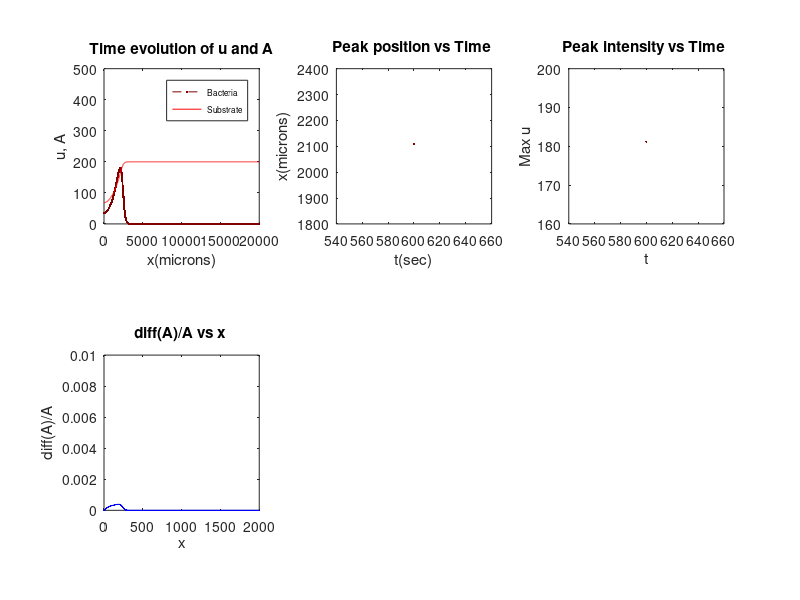

The MATLAB source for this figure: (Note: this script raises an error after producing the figure.)
% This code is for checking out single trajectories given a set of TB for two phenotypes.
% We can plot bacteria density (u) , Substrate (A) and gradient vs space and time, postion and intensity of
% peak of the wave vs time, the number density in the peak vs time with a linear consumption
% function.
%%
clear all;
close all;
%  dCWBias=0.1; CWBias=0.01:dCWBias:0.99;P = lognpdf(CWBias,log(0.3),0.3)/sum(lognpdf(CWBias,log(0.3),0.3))/dCWBias;

CWBias=[0.1 0.1]; % TB for two phenotypes
P=[0.5 0.5];      % Prop for two phenotypes
% Grid size
dt=0.05;    %s
dx=10;      %um
%plot(CWBias,P)

%% calculate the chemotactic coefficients based on the PLOS Comp.
g1=40;g2=40;
Kd      =  3.06;
w       =  1.3;
Yp=g2*Kd./(g2-g1/2+log(1./CWBias-1))-Kd;
deltaG  =  g1/4-g2/2*(Yp./(Kd+Yp));
lambdaT   =  w*exp(deltaG);
lambdaR  =  w*exp(-deltaG);
CWBias  =  ((lambdaR)./((lambdaT)+(lambdaR)));
alpha=6;
a=Yp/alpha;
Drot=0.062*2;
tauR=1./(Drot+lambdaR);
v=30;
Diff=v^2*(1-CWBias).*tauR/3*(1-0.1)/(1);
lambdaRdiff=-(lambdaR).*a.*(a-1).*(alpha*g2*Kd)./(2*(Kd+alpha*a).^2);
tau=20.8*exp(-5.86*CWBias)/2;
%tau=5;
N=6;
ki=v^2*N*tau.*(lambdaRdiff./(1+lambdaR./lambdaT)./(lambdaR*(1-0.1)+Drot))./(1+tau.*(lambdaR+Drot))/3*(1-0.1);
%%
Ki=3;      %uM
Ka=1000;    %uM
Asp=200;   %initial Asp conc in units of uM
L=20000/dx; %position
LX=0:dx:(L*dx-dx);
u=zeros(round(L),length(CWBias)); % bacteria variable
Drho=ones(round(L),1)*Diff/dx^2;  % diffusion constant for bacteria
A=ones(round(L),1)*Asp; %Substrate variable
T=200*60/dt; % time

% diffusion constant for substrate
%Dn=500/dx^2;
Dn=0;

% Consumption function
%G0=1/6.8;% 10uM/min for OD 1 cells.
%G0= log(2)/10;
G0=(log(2)/500);

%Parameters for initial distribution of bacteria
DL=1500/dx; V=600/dx; % Width for initial distribution for bacteria
ux=zeros(); % inital bacteria value
tot=zeros(); % variable to store number of cells in a peak
for x=1:round(DL)
    ux(x)=exp(-(x)^2/V^2); % initial distribution of bacteria
end
u(2:round(DL)+1,:)=ux'*P*500;   % populate initial bacteria value
u(1,:)=u(2,:);
%u(2:round(DL)+1,:)=ux'*P*500;%*dCWBias; %unit is OD1,~5*dx cells in
%600um*10um*dx
sum(sum(u(2:end-1,:))) % total density to check the conservation of cells. Note: for number of cells, multiply by dx

% Parameters for the peak
index=nan(1,2); % index position values for the peak
value= nan(1,2); % max value of  the peak

ua=u;ub=u;uc=u;ud=u;Aa=A;Ab=A;Ac=A;Ad=A;
%%
onemaxtrix=ones(1,length(CWBias));
% Empty matrices to plot
h0=[];h1=[];h2=[];h3=[];h4=[];h5=[];
tempT=zeros();
pos=nan(T,1); % Positon of total
pos1=nan(T,1); % position of first pheno
pos2=nan(T,1); %position of second pheno
TotU=nan(T,1); % total density of total
TotU1=nan(T,1); % total density of first pheno
TotU2=nan(T,1); % total density of second pheno
i=0;
g=u;
A1=A;

% for making a gif
%figure(1), hold on;
figure
filename = 'TB1_simple1.gif';


for t=1:T
    % Doing R-K integration scheme
    
    u1=u;A1=A;
    
    %Nonlinear consumption function
    %Gamma1=G0*sum(u1')'.*(0+1./(1+(sum(u1')'/10).^3))./(1+1./A1);
    %Gamma1=G0*sum(u1')'./(1+0.5./A1);
    %Gamma1=G0*sum(u1,2).*(1+(0.2/20)*sum(u1,2))./(1+(1/20).*sum(u1,2))./(1+0.5./A1);
    
    A1(A1<0)=0;                      %  Disallowing non zero values of A
    Gamma1=G0.*(A1>0.001).*sum(u1')'; % linear consumption function with threshold
    
    
    f=log(A1)*ki;          %linear receptor
%     f(f<0)=0;              %  Disallowing non zero values of f
    %f=log((1+A1/Ki)./(1+A1/Ka))*ki;   % nonlinear receptor
    
    
    g(2:end-1,:)=u1(2:end-1,:).*(f(3:end,:)-f(1:end-2,:))/2/dx;   g(1,:)=-g(2,:);g(end,:)=-g(end-1,:);
    ua(2:end-1,:)=-u1(2:end-1,:).*(2*Drho(2:end-1,:))+Drho(2:end-1,:).*(u1(1:end-2,:)+u1(3:end,:))-(g(3:end,:)-g(1:end-2,:))/2/dx;
    Aa(2:end-1)=-A1(2:end-1)*(2*Dn)+Dn*(A1(1:end-2)+A1(3:end))-Gamma1(2:end-1);
    
    Aa(1)=Aa(2); Aa(end)=Aa(end-1);
    ua(1,:)=ua(2,:);ua(end,:)=ua(end-1,:);
    
    %%
    u1=u+ua*dt/2;A1=A+Aa*dt/2;
    A1(A1<0)=0;
    Gamma1=G0.*(A1>0.001).*sum(u1')';
    
    
    f=log(A1)*ki;
%     f(f<0)=0;
    %f=log((1+A1/Ki)./(1+A1/Ka))*ki;
    g(2:end-1,:)=u1(2:end-1,:).*(f(3:end,:)-f(1:end-2,:))/2/dx;g(1,:)=-g(2,:);g(end,:)=-g(end-1,:);
    ub(2:end-1,:)=-u1(2:end-1,:).*(2*Drho(2:end-1,:))+Drho(2:end-1,:).*(u1(1:end-2,:)+u1(3:end,:))-(g(3:end,:)-g(1:end-2,:))/2/dx;
    Ab(2:end-1)=-A1(2:end-1)*(2*Dn)+Dn*(A1(1:end-2)+A1(3:end))-Gamma1(2:end-1);
    
    Ab(1)=Ab(2); Ab(end)=Ab(end-1);
    ub(1,:)=ub(2,:);ub(end,:)=ub(end-1,:);
    %%
    u1=u+ub*dt/2;A1=A+Ab*dt/2;
    A1(A1<0)=0;
    Gamma1=G0.*(A1>0.001).*sum(u1')';
    
    
    f=log(A1)*ki;
%     f(f<0)=0;
    %    f=log((1+A1/Ki)./(1+A1/Ka))*ki;
    g(2:end-1,:)=u1(2:end-1,:).*(f(3:end,:)-f(1:end-2,:))/2/dx;g(1,:)=-g(2,:);g(end,:)=-g(end-1,:);
    uc(2:end-1,:)=-u1(2:end-1,:).*(2*Drho(2:end-1,:))+Drho(2:end-1,:).*(u1(1:end-2,:)+u1(3:end,:))-(g(3:end,:)-g(1:end-2,:))/2/dx;
    Ac(2:end-1)=-A1(2:end-1)*(2*Dn)+Dn*(A1(1:end-2)+A1(3:end))-Gamma1(2:end-1);
    Ac(1)=Ac(2);
    Ac(end)=Ac(end-1);
    uc(1,:)=uc(2,:);uc(end,:)=uc(end-1,:);
    
    %%
    u1=u+uc*dt;A1=A+Ac*dt;
    A1(A1<0)=0;
    Gamma1=G0.*(A1>0.001).*sum(u1')';
    
    
    f=log(A1)*ki;
    f(f<0)=0;
    %    f=log((1+A1/Ki)./(1+A1/Ka))*ki;
    
    g(2:end-1,:)=u1(2:end-1,:).*(f(3:end,:)-f(1:end-2,:))/2/dx;g(1,:)=-g(2,:);g(end,:)=-g(end-1,:);
    ud(2:end-1,:)=-u1(2:end-1,:).*(2*Drho(2:end-1,:))+Drho(2:end-1,:).*(u1(1:end-2,:)+u1(3:end,:))-(g(3:end,:)-g(1:end-2,:))/2/dx;
    Ad(2:end-1)=-A1(2:end-1)*(2*Dn)+Dn*(A1(1:end-2)+A1(3:end))-Gamma1(2:end-1);
    Ad(1)=Ad(2); Ad(end)=Ad(end-1);
    ud(1,:)=ud(2,:);ud(end,:)=ud(end-1,:);
    %%
    
    u=u+1/6*(ua+2*ub+2*uc+ud)*dt;
    A=A+1/6*(Aa+2*Ab+2*Ac+Ad)*dt;
    A(1)=A(2); A(end)=A(end-1);g(1,:)= -g(2,:);g(end,:)=-g(end-1,:);
    u(1,:)=u(2,:);u(end,:)=u(end-1,:);
    A(A<0)=0;
    
    %Plotting every 10 mins
    
    if (mod(t,600/dt)==0 && t> 6000)
        i=i+1;
        %         if ~isempty(h1) && ~isempty(h2) && ~isempty(h3)&& ~isempty(h4)
        %             delete(h1);delete(h2);delete(h3);delete (h4);
        %         end
        
        if  ~isempty(h3)&& ~isempty(h4)
            delete(h3);delete(h4);
        end
        
        %plot u, A profiles
        subplot(2,3,1)
        %h1=plot(LX,u(:,1),'.-','MarkerSize',1,'Color',[0 0.7 0]); hold on;
        %h2= plot(LX,u(:,2),'.-','MarkerSize',1,'Color',[0 0 1]); hold on;
        %h2= plot(diff(LX),diff(A),'.-','MarkerSize',1,'Color',[0 0 1]); hold on;
        h4 = plot(LX,sum(u,2),'.--','MarkerSize',5,'Color',[0.5 0 0]); hold on;
        h3=plot(LX,A,'r');
        
        
        
        %finding maxima for the peak to plot peak position later
        [pks1, loc1]=findpeaks(u(:,1));
        [pks2, loc2]=findpeaks(u(:,2));
        [pks, loc]= findpeaks(sum(u,2));
        
        
        % If multiple peak posotion are returned, then pick the last one as
        % that is the actual wave; if no peak posotions are returned then
        % origin in the 'peak' position
        if ~isempty(loc1)
            index(:,1)=loc1(end);
            value(:,1)= pks1(end);
        else
            index(:,1)=1;
            value(:,1)= max(u(:,1));
        end
        
        if ~isempty(loc2)
            index(:,2)=loc2(end);
            value(:,2)= pks2(end);
        else
            index(:,2)=1;
            value(:,2)= max(u(:,2));
        end
        
        if ~isempty(loc)
            ind3=loc(end);
            val3= pks(end);
        else
            ind3=1;
            val3= max(sum(u,2));
        end
        
        xlim([0 L*dx]);ylim([0 500]);
        xlabel('x(microns)');
        ylabel('u, A');
        title('Time evolution of u and A');
        %legend({'LowTB','HighTB','Total'},'Location','northeast','FontSize',6);
        legend({'Bacteria','Substrate'},'Location','northeast','FontSize',6);
        axis square;
        box on;
        drawnow;
        
        
        
        
        % Storing the peak posistion values
        tempT(i)=t;
        pos1(t)= index(:,1)*dx;
        pos2(t)= index(:,2)*dx;
        pos(t)= ind3*dx;
        
        %Plot peak position vs time by using maxima for the peak
        subplot(2,3,2)
        %   plot(t*dt,index(:,1)*dx,'.','MarkerSize',5,'Color',[0,0.7,0]),hold on
        %    plot(t*dt,index(:,2)*dx,'.','MarkerSize',5,'Color',[0,0,1]),hold on
        plot(t*dt,ind3*dx,'.','MarkerSize',5,'Color',[0.5,0,0]),hold on;
        xlabel('t(sec)');
        ylabel('x(microns)');
        title('Peak position vs Time ')
        %  legend({'LowTB','HighTB','Total'},'Location','northeast','FontSize',6);
        axis square;
        box on
        drawnow;
        
        %Plot peak intensity vs time by finding maxima for the peak
        subplot(2,3,3)
        %    h2= plot(diff(A),'.-','MarkerSize',1,'Color',[0 0 1]); hold on;
        %    plot(t*dt,value(:,1),'.','MarkerSize',5,'Color',[0,0.7,0]),hold on;
        %  plot(t*dt,value(:,2),'.','MarkerSize',5,'Color',[0,0,1]),hold on;
        plot(t*dt,val3,'.','MarkerSize',5,'Color',[0.5,0,0]),hold on;
        xlabel('t');
        ylabel('Max u');
        title('Peak intensity vs Time ')
        %  legend({'LowTB','HighTB','Total'},'Location','northeast','FontSize',6);
        axis square;
        box on
        drawnow;
        
        if ~isempty(h5)
            delete(h5);
        end
        
        %Plot gradient vs time
        subplot(2,3,4)
        h5= plot(diff(A)./(dx*(A(1:end-1)+A(2:end)/2)),'.-','MarkerSize',1,'Color',[0 0 1]); hold on;
        xlabel('x');
        ylabel('diff(A)/A');
        title('diff(A)/A vs x ')
        xlim([0 L]);ylim([0 0.01]);
        % legend({'LowTB','HighTB','Total'},'Location','northeast','FontSize',6);
        axis square;
        box on
        drawnow;
        
        
        
        
        % The next section is to figure out how many cells are in the wave.
        % One has to determine how to 'choose' what is the wave. If there
        % is a single peak, then density in the wave is the total number of 
        % cells. In case of multiple waves, finding the number of cells in 
        % between the last two minimas would be the way to go. 
        
        Data=sum(u,2);
        DataInv = 1.01*max(Data) - Data;
        [Min,MinIdx] = findpeaks(DataInv);
        
        % for a single wave; total number of cells
        TotU(t)=sum(Data(2:end-1));
        TotU1(t)=sum(u(2:end-1,1));
        TotU2(t)=sum(u(2:end-1,2));
        
        % for multiple wave; the number of cells within the last two minima
        %         if ~isempty(MinIdx)
        %             Min = Data(MinIdx(1));
        %             TotU(t)=sum(Data(MinIdx(1):end-1));
        %             TotU1(t)=sum(u(MinIdx(1):end-1,1));
        %             TotU2(t)=sum(u(MinIdx(1):end-1,2));
        %         else
        %             TotU(t)=0;
        %             TotU1(t)=0;
        %             TotU2(t)=0;
        %             TotU(t)=sum(Data(1:end));
        %             TotU1(t)=sum(u(1:end,1));
        %             TotU2(t)=sum(u(1:end,2));
        %             TotU(t)=sum(Data(2:end-1));
        %             TotU1(t)=sum(u(2:end-1,1));
        %             TotU2(t)=sum(u(2:end-1,2));
        %         end
        
        
        %Plotting the total density for cells in the wave
        subplot(2,3,5)
        %plot(t*dt,TotU1(t),'.','MarkerSize',5,'Color',[0,0.7,0]),hold on;
        %plot(t*dt,TotU2(t),'.','MarkerSize',5,'Color',[0,0,1]),hold on;
        plot(t*dt,TotU(t),'.','MarkerSize',5,'Color',[0.5,0,0]),hold on;
        xlabel('t');
        ylabel('Bacteria density');
        title('Peak Density vs Time ')
        % legend({'LowTB','HighTB','Total'},'Location','northeast','FontSize',6);
        axis square;
        box on
        drawnow;
        %
        
        subplot(2,3,6)
        % to plot peak intensity vs time
        % plot(t*dt,value(:,1),'.','MarkerSize',5,'Color',[0,0.7,0]),hold on;
        % plot(t*dt,value(:,2),'.','MarkerSize',5,'Color',[0,0,1]),hold on;
        % semilogy(t*dt,val3,'.','MarkerSize',5,'Color',[0.5,0,0]),hold on;
        % xlabel('t');
        % ylabel('Log (Max u)');
        % title('Peak intensity vs Time ')
        % legend({'LowTB','HighTB','Total'},'Location','northeast','FontSize',6);
        % axis square;
        % box on
        % drawnow;
        
        % Plotting bacteria density, gradient, substrate on the same axis.
        plot(u/max(u))
        hold on; plot(diff(A)./A(2:end)/max(diff(A)./A(2:end)))
        plot (A/max(A))
        xlabel('t');
        ylabel('Norm A, g, u');
        title('Norm A, g, u ')
        %  legend({'LowTB','HighTB','Total'},'Location','northeast','FontSize',6);
        axis square;
        box on
        drawnow;hold off;
        
        % Make the gifs
        frame = getframe(gcf);
        im = frame2im(frame);
        [Amp,map] = rgb2ind(im,256);
        if i == 1;
            imwrite(Amp,map,filename,'gif','LoopCount',Inf,'DelayTime',0.2);
        else
            imwrite(Amp,map,filename,'gif','WriteMode','append','DelayTime',0.2);
        end
    end
end

ind=~isnan(pos);
pos=pos(ind);

ind1=~isnan(pos1);
pos1=pos1(ind1);

ind2=~isnan(pos2);
pos2=pos2(ind2);

tempT= tempT(:);

% Plot peak position vs time to calculate velocity later
% figure(2)
% subplot(1,2,1)
% plot(tempT*dt,pos1,'.-g'), hold on;
% plot(tempT*dt,pos2,'.-b');
% %plot(tempT*dt,pos,'.-r');
% xlabel('t(sec)')
% ylabel('Position(microns)');
% title('Peak position vs Time ')
% legend({'LowTB','HighTB','Total'},'Location','northwest','FontSize',6);
% axis square;box on;


% calculating velocity
m1=diff(pos1); % change in Bacteria 1
m3= diff(pos2); % change in Bacteria 2
m4= diff(pos); % change in Total Bacteria
m2= diff(tempT)*dt; % change in time
p = (tempT(1:end-1)+tempT(2:end))*dt/2; % Velocity= dx/dt

% Plot velcoty of the wave vs time
% subplot(1,2,2)
% plot(p,m1./m2,'.-g'), hold on;
% plot(p,m3./m2,'.-b'),hold on;
% %plot(p,m4./m2,'.-r'),
% xlim([min(p) max(p)]);ylim([0 5]);
% xlabel('t(sec)')
% ylabel('Velocity(microns/s)');
% title('Peak velocity vs Time ')
% legend({'LowTB','HighTB','Total'},'Location','northeast','FontSize',6);
% axis square;box on;

% To check if the density is conserved
sum(sum(u(2:end-1,:)))


ind=~isnan(TotU);
TotU=TotU(ind);

ind1=~isnan(TotU1);
TotU1=TotU1(ind1);

ind2=~isnan(TotU2);
TotU2=TotU2(ind2);

% Plot bacteria density vs time
% figure(3)
% plot(tempT*dt,TotU1,'.-g'), hold on;
% plot(tempT*dt,TotU2,'.-b');
% plot(tempT*dt,TotU,'.-r');
% xlabel('t(sec)')
% ylabel('Density(microns)');
% title('Peak Density vs Time ')
% legend({'LowTB','HighTB','Total'},'Location','northwest','FontSize',6);
% axis square;box on;


% Wave speed from classic K-S for a constant consumption function
mean(TotU)*dx*G0/(Asp);




